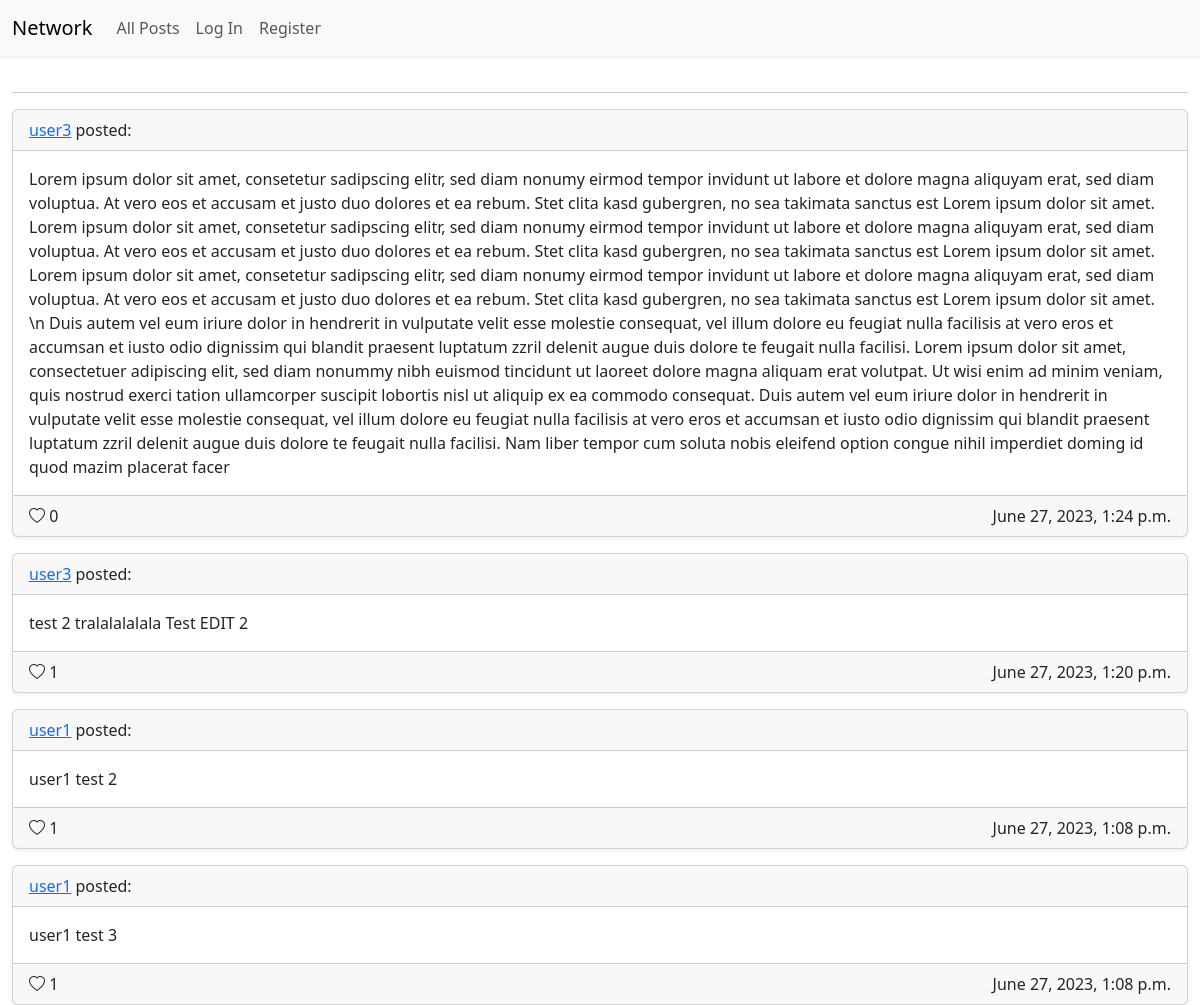
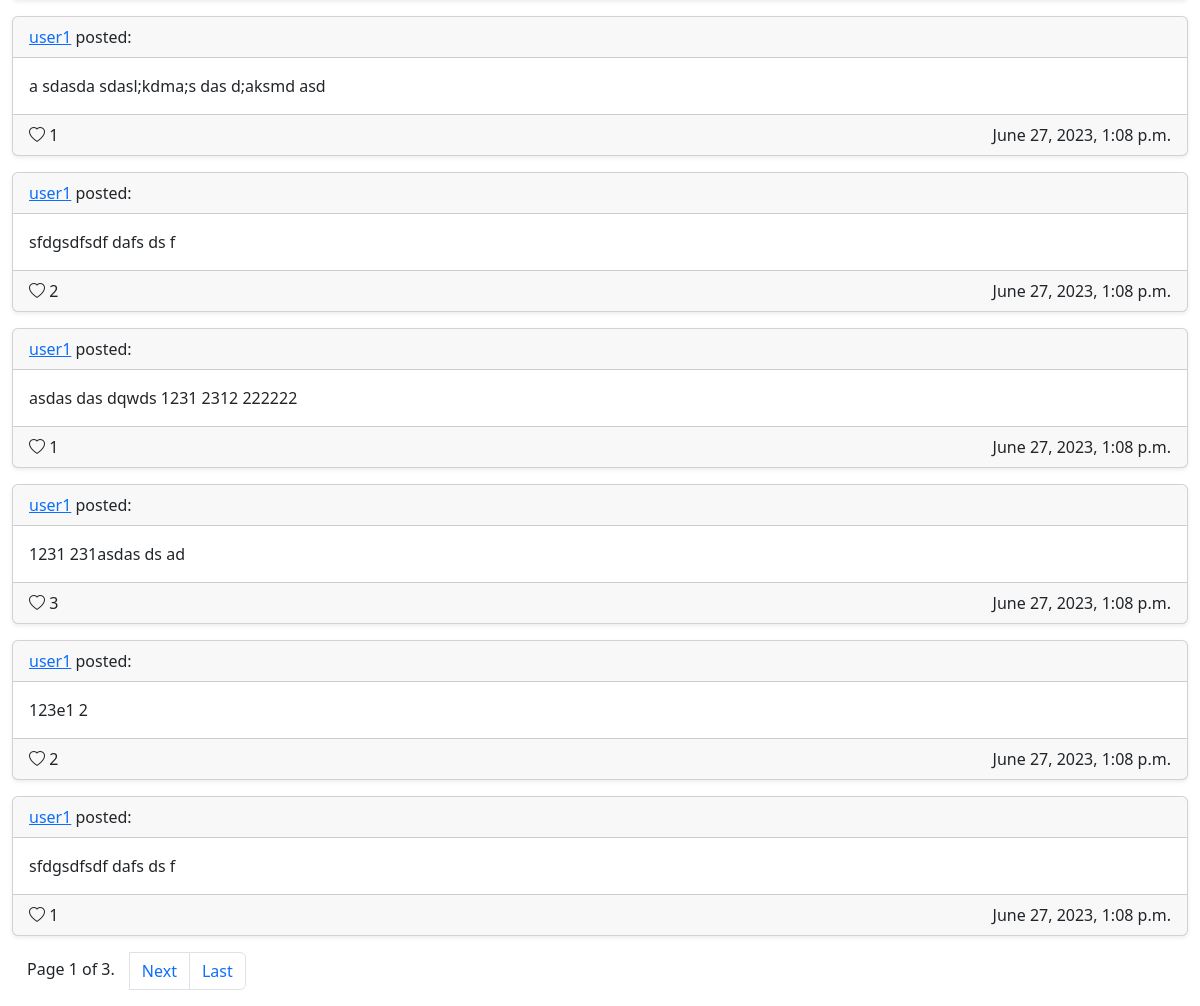
The page / on the database its author committed (2 pictures, top to bottom).
### network/models.py (models this page shows, shortened)
class Post(models.Model):
    user = models.ForeignKey("User", on_delete=models.CASCADE, related_name="posts")
    body = models.TextField(blank=False)
    created_at = models.DateTimeField(auto_now_add=True, null=True)
    updated_at = models.DateTimeField(auto_now=True, null=True)
    user_likes = models.ManyToManyField(User)
    def count_likes(self):
        return self.likes.filter(active=True).count()

class User(AbstractUser):
    def get_reverse_chronological_posts(self):
        return self.posts.all().order_by("-updated_at")

### network/views.py (the view)
# urls.py: path("", views.index, name="index"),
def index(request):
    posts = Post.objects.all().order_by("-updated_at")
    paginator = Paginator(posts, 10) # Show 10 contacts per page.
    page_number = request.GET.get('page')
    page_obj = paginator.get_page(page_number)
    return render(request, "network/index.html",
                  {'page_obj': page_obj, 'user': request.user })

### network/templates/network/index.html (shortened to what this page needs)
{% extends "network/layout.html" %}
{% block body %}
    <hr>
    <div id="postList">
        {% for post in page_obj %}
            {% include "network/post.html" %}
        {% endfor %}
    </div>
    <nav aria-label="Page navigation example">
        <ul class="pagination">
                <span class="pagination-current">
                    Page {{ page_obj.number }} of {{ page_obj.paginator.num_pages }}.
                </span>
                {% if page_obj.has_next %}
                    <li class="page-item"><a class="page-link" href="?page={{ page_obj.next_page_number }}">Next</a></li>
                    <li class="page-item"><a class="page-link" href="?page={{ page_obj.paginator.num_pages }}">Last</a></li>
                {% endif %}
        </ul>
    </nav>
{% endblock %}

### network/templates/network/post.html (shortened to what this page needs)
{% load post_list_extras %}
<div class="card post-card mb-3 shadow-sm">
    <div class="card-header">
        <div class="float-start">
            <a href={% url "show_user" post.user.id %} alt="user profile">{{ post.user }}</a> posted:<br>
        </div>
    </div>
    <div class="card-body">
        <div id="post-{{ post.id }}-body-div">
            <div id="post-{{ post.id }}-body">
                {{ post.body }}
            </div>
        </div>
    </div>
    <div class="card-footer">
        <div class="float-start">
            {% if user in post.user_likes.all %}
                <i class="bi bi-heart-fill"></i>
            {% else %}
                <i class="bi bi-heart"></i>
            {% endif %}
            <span id="post-{{ post.id }}-like-count">{{ post.count_likes }}</span>
        </div>
        <div class="float-end">
            {{ post.updated_at }}
        </div>
    </div>
</div>

### network/static/network/styles.css (style rules this page uses)
.pagination-current { margin: 5px 15px; }

### rows shown on the page
Post: user "user3", body "Lorem ipsum dolor sit amet, consetetur sadipscing elitr, sed diam nonumy eirmod tempor invidunt ut labore et dolore magna aliquyam erat, sed diam voluptua. At vero eos et accusam et justo duo dolores et ea rebum. Stet clita kasd gubergren, no sea takimata sanctus est Lorem ipsum dolor sit amet. Lorem ipsum dolor sit amet, consetetur sadipscing elitr, sed diam nonumy eirmod tempor invidunt ut labore et dolore magna aliquyam erat, sed diam voluptua. At vero eos et accusam et justo duo dolores et ea rebum. Stet clita kasd gubergren, no sea takimata sanctus est Lorem ipsum dolor sit amet. Lorem ipsum dolor sit amet, consetetur sadipscing elitr, sed diam nonumy eirmod tempor invidunt ut labore…", count_likes "0", updated_at "June 27, 2023, 1:24 p.m."
Post: user "user3", body "test 2 tralalalalala Test EDIT 2", count_likes "1", updated_at "June 27, 2023, 1:20 p.m."
Post: user "user1", body "user1 test 2", count_likes "1", updated_at "June 27, 2023, 1:08 p.m."
Post: user "user1", body "user1 test 3", count_likes "1", updated_at "June 27, 2023, 1:08 p.m."
Post: user "user1", body "a sdasda sdasl;kdma;s das d;aksmd asd", count_likes "1", updated_at "June 27, 2023, 1:08 p.m."
Post: user "user1", body "sfdgsdfsdf dafs ds f", count_likes "2", updated_at "June 27, 2023, 1:08 p.m."
Post: user "user1", body "asdas das dqwds 1231 2312 222222", count_likes "1", updated_at "June 27, 2023, 1:08 p.m."
Post: user "user1", body "1231 231asdas ds ad", count_likes "3", updated_at "June 27, 2023, 1:08 p.m."
Post: user "user1", body "123e1 2", count_likes "2", updated_at "June 27, 2023, 1:08 p.m."
Post: user "user1", body "sfdgsdfsdf dafs ds f", count_likes "1", updated_at "June 27, 2023, 1:08 p.m."

### other values the page prints
{{ page_obj.number }} "1"
{{ page_obj.paginator.num_pages }} "3"
